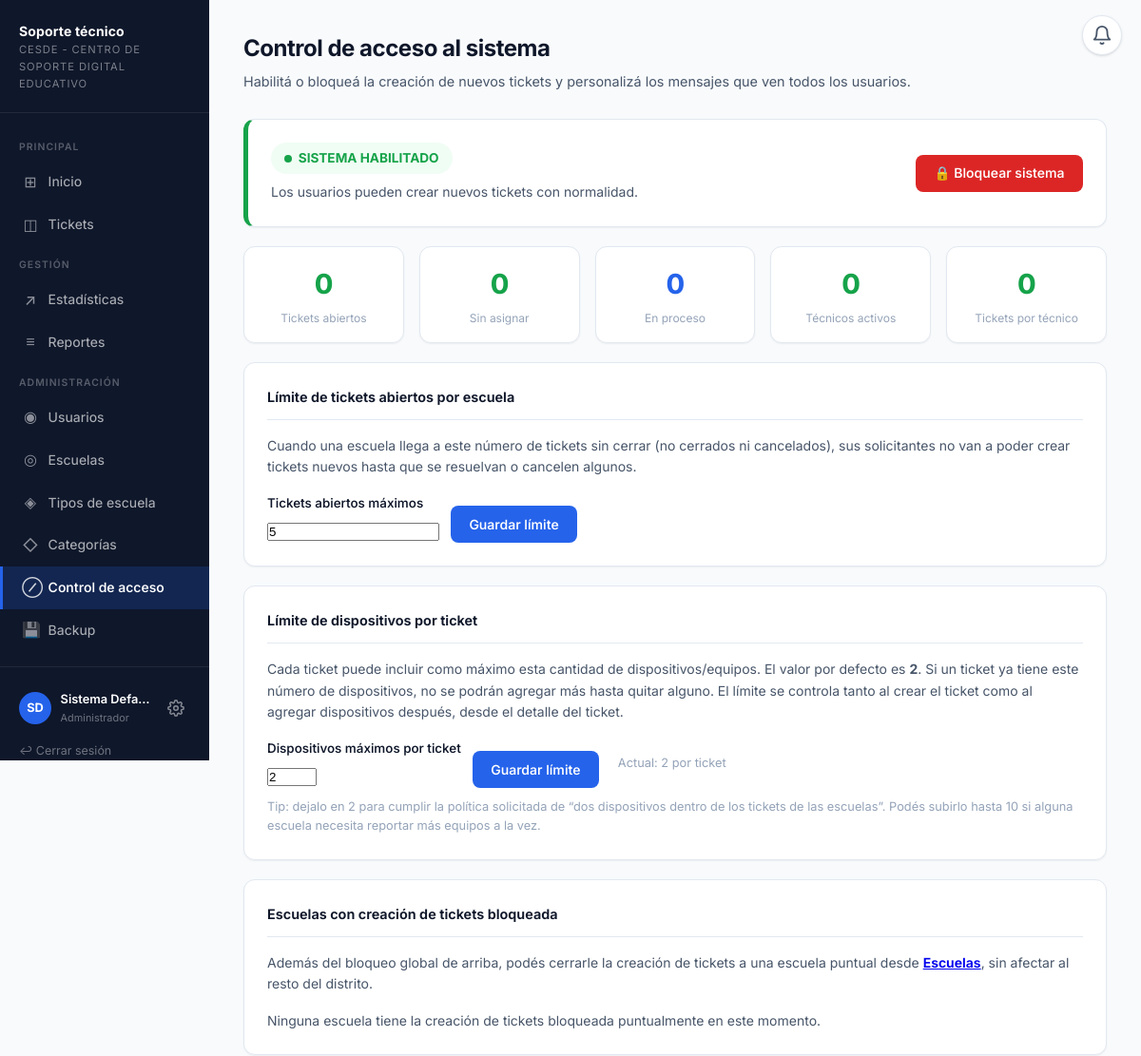
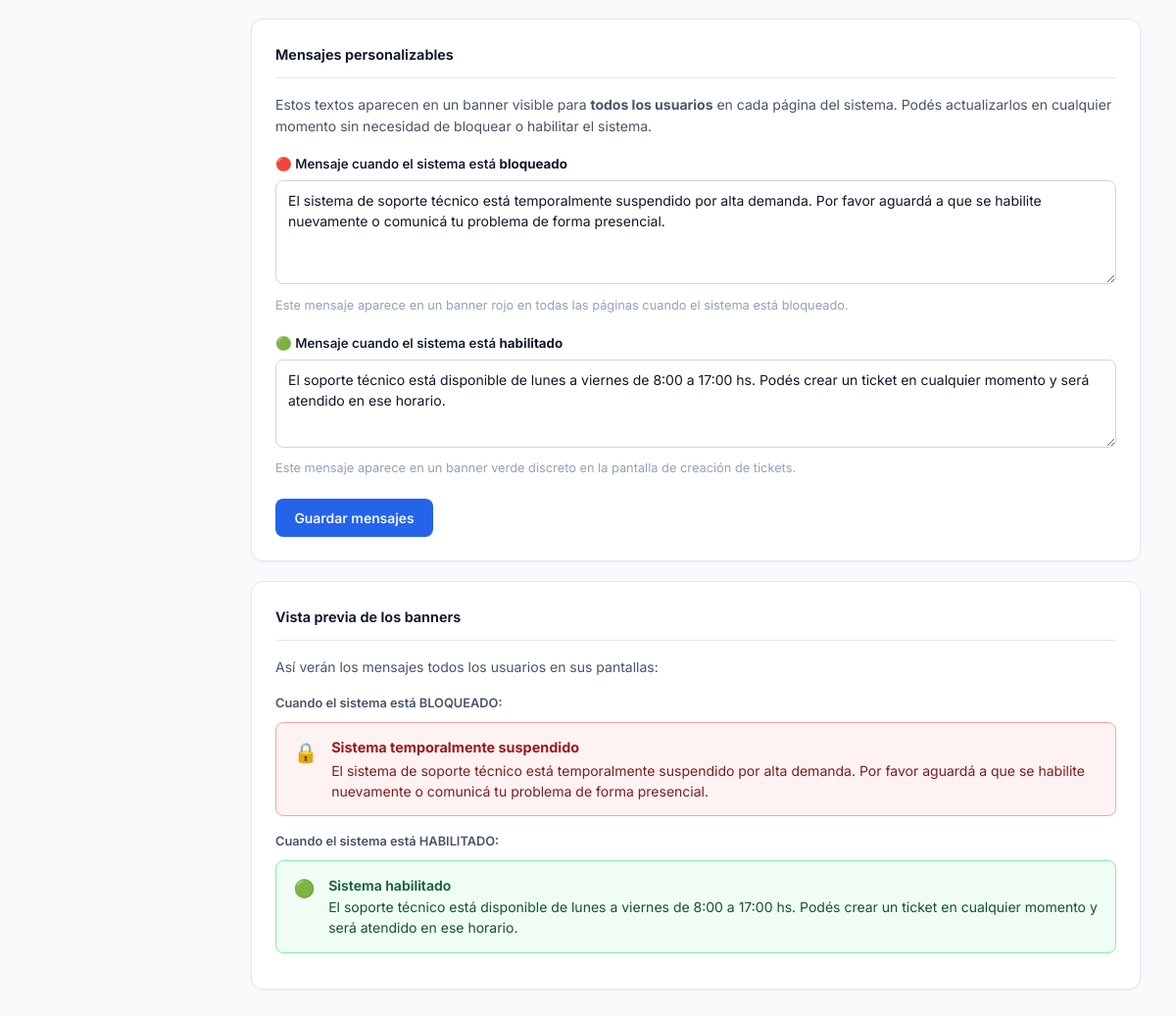
Page /admin_bloqueo.php (signed in) on the committed database (2 pictures, top to bottom).
### tables this page shows
CREATE TABLE configuracion_sistema (
    clave       VARCHAR(80)  NOT NULL PRIMARY KEY,
    valor       TEXT         NULL,
    descripcion VARCHAR(200) NULL,
    actualizado DATETIME     NOT NULL DEFAULT CURRENT_TIMESTAMP ON UPDATE CURRENT_TIMESTAMP
);

### config/sesion.php (called while the page is built, shortened)
<?php
function usuarioActual(): ?array
{
    return $_SESSION['usuario'] ?? null;
}
function esRolSoloLectura(string $rol): bool
{
    return $rol === 'lector';
}
function e(?string $texto): string
{
    return htmlspecialchars($texto ?? '', ENT_QUOTES, 'UTF-8');
}
function config(PDO $pdo, string $clave, string $default = ''): string
{
    if (!array_key_exists($clave, $GLOBALS['__cesde_config_cache'])) {
        $stmt = $pdo->prepare('SELECT valor FROM configuracion_sistema WHERE clave = :c');
        $stmt->execute(['c' => $clave]);
        $row = $stmt->fetch();
    }
    return $GLOBALS['__cesde_config_cache'][$clave];
}
function ticketsBloqueados(PDO $pdo): bool
{
    return config($pdo, 'tickets_bloqueados', '0') === '1';
}
function limiteTicketsAbiertosEscuela(PDO $pdo): int
{
    return (int) config($pdo, 'limite_tickets_abiertos_escuela', '5');
}
function limiteDispositivosPorTicket(PDO $pdo): int
{
    $val = (int) config($pdo, 'limite_dispositivos_por_ticket', '2');
    return $val > 0 ? $val : 2;
}

### public/admin_bloqueo.php (the view, shortened to what this page needs)
<?php
require_once __DIR__ . '/../config/sesion.php';
$pdo     = obtenerConexion();
$usuario = usuarioActual();
$esSoloLectura = esRolSoloLectura($usuario['rol'] ?? '');
$bloqueado = ticketsBloqueados($pdo);
$msgBloqueo     = config($pdo, 'mensaje_bloqueo');
$msgHabilitado  = config($pdo, 'mensaje_habilitado');
$bloqueoFecha   = config($pdo, 'bloqueo_fecha');
$bloqueoResp    = config($pdo, 'bloqueo_responsable');
$limiteActual   = limiteTicketsAbiertosEscuela($pdo);
$limiteDispositivosActual = limiteDispositivosPorTicket($pdo);
$escuelasBloqueadas = $pdo->query(
    "SELECT id, nombre, bloqueo_fecha, bloqueo_responsable
     FROM escuelas WHERE tickets_bloqueados = 1 ORDER BY nombre"
)->fetchAll();
$totalAbiertos  = (int) $pdo->query("SELECT COUNT(*) FROM tickets WHERE estado NOT IN ('cerrado','cancelado')")->fetchColumn();
$totalNuevos    = (int) $pdo->query("SELECT COUNT(*) FROM tickets WHERE estado = 'nuevo'")->fetchColumn();
$totalEnProceso = (int) $pdo->query("SELECT COUNT(*) FROM tickets WHERE estado = 'en_proceso'")->fetchColumn();
$tecnicos       = (int) $pdo->query("SELECT COUNT(*) FROM usuarios WHERE rol='tecnico' AND activo=1")->fetchColumn();
$cargaPromedio  = $tecnicos > 0 ? round($totalAbiertos / $tecnicos, 1) : 0;
require __DIR__ . '/../includes/header.php';
?>
<div class="pagina-header">
    <h1>Control de acceso al sistema</h1>
    <p>Habilitá o bloqueá la creación de nuevos tickets y personalizá los mensajes que ven todos los usuarios.</p>
</div>
<div class="tarjeta" style="border-left: 5px solid <?= $bloqueado ? 'var(--rojo)' : 'var(--verde)' ?>; margin-bottom:1.25rem;">
    <div style="display:flex; align-items:center; gap:1.5rem; flex-wrap:wrap;">
        <div style="flex:1;">
            <div style="display:flex; align-items:center; gap:0.75rem; margin-bottom:0.5rem;">
                <span style="
                    display:inline-flex; align-items:center; gap:0.4rem;
                    padding:0.35rem 0.9rem; border-radius:999px; font-size:0.85rem; font-weight:700;
                    background:<?= $bloqueado ? 'var(--rojo-claro)' : 'var(--verde-claro)' ?>;
                    color:<?= $bloqueado ? 'var(--rojo)' : 'var(--verde)' ?>;">
                    <span style="width:8px;height:8px;border-radius:50%;background:currentColor;display:inline-block;
                                 <?= !$bloqueado ? 'animation:pulse 2s infinite;' : '' ?>"></span>
                    <?= $bloqueado ? 'SISTEMA BLOQUEADO' : 'SISTEMA HABILITADO' ?>
                </span>
            </div>
            <?php if ($bloqueado && $bloqueoFecha): ?>
                <p class="texto-2" style="margin:0;">
                    Bloqueado el <?= date('d/m/Y \a \l\a\s H:i', strtotime($bloqueoFecha)) ?>
                    <?= $bloqueoResp ? " por <strong>" . e($bloqueoResp) . "</strong>" : '' ?>.
                </p>
            <?php elseif (!$bloqueado): ?>
                <p class="texto-2" style="margin:0;">Los usuarios pueden crear nuevos tickets con normalidad.</p>
            <?php endif; ?>
        </div>
        <div style="display:flex; gap:0.75rem; flex-shrink:0;">
            <?php if ($esSoloLectura): ?>
                <button type="button" class="boton boton-secundario" style="margin:0;" disabled>
                    <?= $bloqueado ? '🔒 Sistema bloqueado (solo lectura)' : '✓ Sistema habilitado (solo lectura)' ?>
                </button>
            <?php elseif (!$bloqueado): ?>
                <form method="post" onsubmit="return confirm('¿Confirmar bloqueo? Los usuarios no podrán crear tickets hasta que vuelvas a habilitarlo.')">
                    <button type="submit" class="boton-peligro boton" style="margin:0;">
                        🔒 Bloquear sistema
                    </button>
                </form>
            <?php endif; ?>
        </div>
    </div>
</div>
<div style="display:grid; grid-template-columns:repeat(auto-fit,minmax(140px,1fr)); gap:1rem; margin-bottom:1.25rem;">
    <?php
    $contexto = [
        ['Tickets abiertos',  $totalAbiertos,  $totalAbiertos > 20 ? 'var(--rojo)' : ($totalAbiertos > 10 ? 'var(--amarillo)' : 'var(--verde)')],
        ['Sin asignar',       $totalNuevos,    $totalNuevos > 10 ? 'var(--rojo)' : ($totalNuevos > 5 ? 'var(--amarillo)' : 'var(--verde)')],
        ['En proceso',        $totalEnProceso, 'var(--acento)'],
        ['Técnicos activos',  $tecnicos,       'var(--verde)'],
        ['Tickets por técnico', $cargaPromedio, $cargaPromedio > 8 ? 'var(--rojo)' : ($cargaPromedio > 4 ? 'var(--amarillo)' : 'var(--verde)')],
    ];
    foreach ($contexto as [$label, $valor, $color]): ?>
    <div class="tarjeta" style="margin-bottom:0; padding:1rem 1.1rem; text-align:center;">
        <div style="font-size:1.8rem; font-weight:750; color:<?= $color ?>; letter-spacing:-0.02em;"><?= $valor ?></div>
        <div class="texto-3" style="font-size:0.75rem; margin-top:3px;"><?= $label ?></div>
    </div>
    <?php endforeach; ?>
</div>
<div class="tarjeta">
    <div class="tarjeta-titulo">Límite de tickets abiertos por escuela</div>
    <p class="texto-2" style="margin-bottom:1rem;">
        Cuando una escuela llega a este número de tickets sin cerrar (no cerrados ni cancelados),
        sus solicitantes no van a poder crear tickets nuevos hasta que se resuelvan o cancelen algunos.
    </p>
    <form method="post" style="display:flex; align-items:flex-end; gap:0.75rem; flex-wrap:wrap;">
        <fieldset <?= $esSoloLectura ? 'disabled' : '' ?> style="border:0; padding:0; margin:0; display:flex; align-items:flex-end; gap:0.75rem; flex-wrap:wrap;">
        <div style="min-width:160px;">
            <label for="limite_tickets">Tickets abiertos máximos</label>
            <input type="number" id="limite_tickets" name="limite_tickets" min="1" step="1"
                   value="<?= (int) $limiteActual ?>">
        </div>
        <div class="acciones-fila" style="margin:0;">
            <button type="submit" <?= $esSoloLectura ? 'disabled' : '' ?>>Guardar límite</button>
        </div>
        </fieldset>
    </form>
</div>
<div class="tarjeta">
    <div class="tarjeta-titulo">Límite de dispositivos por ticket</div>
    <p class="texto-2" style="margin-bottom:1rem;">
        Cada ticket puede incluir como máximo esta cantidad de dispositivos/equipos. El valor por defecto es <strong>2</strong>.
        Si un ticket ya tiene este número de dispositivos, no se podrán agregar más hasta quitar alguno.
        El límite se controla tanto al crear el ticket como al agregar dispositivos después, desde el detalle del ticket.
    </p>
    <form method="post" style="display:flex; align-items:flex-end; gap:0.75rem; flex-wrap:wrap;">
        <fieldset <?= $esSoloLectura ? 'disabled' : '' ?> style="border:0; padding:0; margin:0; display:flex; align-items:flex-end; gap:0.75rem; flex-wrap:wrap;">
        <div style="min-width:160px;">
            <label for="limite_dispositivos">Dispositivos máximos por ticket</label>
            <input type="number" id="limite_dispositivos" name="limite_dispositivos" min="1" max="10" step="1"
                   value="<?= (int) $limiteDispositivosActual ?>">
        </div>
        <div class="acciones-fila" style="margin:0;">
            <button type="submit" <?= $esSoloLectura ? 'disabled' : '' ?>>Guardar límite</button>
        </div>
        </fieldset>
        <span class="texto-3" style="align-self:center; margin-left:0.5rem;">Actual: <?= (int)$limiteDispositivosActual ?> por ticket</span>
    </form>
    <p class="texto-3" style="margin-top:0.6rem;">
        Tip: dejalo en 2 para cumplir la política solicitada de “dos dispositivos dentro de los tickets de las escuelas”.
        Podés subirlo hasta 10 si alguna escuela necesita reportar más equipos a la vez.
    </p>
</div>
<div class="tarjeta">
    <div class="tarjeta-titulo">Escuelas con creación de tickets bloqueada</div>
    <p class="texto-2" style="margin-bottom:1rem;">
        Además del bloqueo global de arriba, podés cerrarle la creación de tickets a una escuela puntual
        desde <a href="admin_escuelas.php" style="font-weight:650;">Escuelas</a>, sin afectar al resto del distrito.
    </p>
    <?php if ($escuelasBloqueadas): ?>
        <div class="tabla-wrap">
        <table>
            <thead><tr><th>Escuela</th><th>Bloqueada desde</th><th>Responsable</th><th></th></tr></thead>
            <tbody>
            <?php foreach ($escuelasBloqueadas as $esc): ?>
                <tr>
                    <td class="negrita"><?= e($esc['nombre']) ?></td>
                    <td class="texto-2"><?= $esc['bloqueo_fecha'] ? date('d/m/Y H:i', strtotime($esc['bloqueo_fecha'])) : '—' ?></td>
                    <td class="texto-2"><?= e($esc['bloqueo_responsable'] ?? '—') ?></td>
                    <td><a href="admin_escuelas.php" class="boton boton-secundario boton-sm">Gestionar</a></td>
                </tr>
            <?php endforeach; ?>
            </tbody>
        </table>
        </div>
    <?php else: ?>
        <p class="texto-2">Ninguna escuela tiene la creación de tickets bloqueada puntualmente en este momento.</p>
    <?php endif; ?>
</div>
<div class="tarjeta">
    <div class="tarjeta-titulo">Mensajes personalizables</div>
    <p class="texto-2" style="margin-bottom:1rem;">
        Estos textos aparecen en un banner visible para <strong>todos los usuarios</strong> en cada página del sistema.
        Podés actualizarlos en cualquier momento sin necesidad de bloquear o habilitar el sistema.
    </p>
    <form method="post">
        <fieldset <?= $esSoloLectura ? 'disabled' : '' ?> style="border:0; padding:0; margin:0;">
        <label for="msg_bloqueo">
            🔴 Mensaje cuando el sistema está <strong>bloqueado</strong>
        </label>
        <textarea id="msg_bloqueo" name="mensaje_bloqueo" rows="4"
                  placeholder="Explicá a los usuarios por qué no pueden crear tickets y qué deben hacer..."><?= e($msgBloqueo) ?></textarea>
        <p class="texto-3" style="margin-top:0.25rem;">
            Este mensaje aparece en un banner rojo en todas las páginas cuando el sistema está bloqueado.
        </p>
        <label for="msg_habilitado">
            🟢 Mensaje cuando el sistema está <strong>habilitado</strong>
        </label>
        <textarea id="msg_habilitado" name="mensaje_habilitado" rows="3"
                  placeholder="Informá el horario de atención, tiempos de respuesta esperados..."><?= e($msgHabilitado) ?></textarea>
        <p class="texto-3" style="margin-top:0.25rem;">
            Este mensaje aparece en un banner verde discreto en la pantalla de creación de tickets.
        </p>
        <div class="acciones-fila">
            <button type="submit" <?= $esSoloLectura ? 'disabled' : '' ?>>Guardar mensajes</button>
        </div>
        </fieldset>
    </form>
</div>
<div class="tarjeta">
    <div class="tarjeta-titulo">Vista previa de los banners</div>
    <p class="texto-2" style="margin-bottom:1rem;">Así verán los mensajes todos los usuarios en sus pantallas:</p>
    <p style="font-size:0.8rem; font-weight:600; color:var(--texto-2); margin-bottom:0.5rem;">Cuando el sistema está BLOQUEADO:</p>
    <div class="banner-sistema banner-bloqueado" style="margin-bottom:1rem;">
        <span class="banner-icono">🔒</span>
        <div class="banner-cuerpo">
            <strong>Sistema temporalmente suspendido</strong>
            <span id="preview_bloqueo"><?= e($msgBloqueo) ?></span>
        </div>
    </div>
    <p style="font-size:0.8rem; font-weight:600; color:var(--texto-2); margin-bottom:0.5rem;">Cuando el sistema está HABILITADO:</p>
    <div class="banner-sistema banner-habilitado">
        <span class="banner-icono">🟢</span>
        <div class="banner-cuerpo">
            <strong>Sistema habilitado</strong>
            <span id="preview_habilitado"><?= e($msgHabilitado) ?></span>
        </div>
    </div>
</div>
<?php require __DIR__ . '/../includes/footer.php'; ?>

### rows in the picture
configuracion_sistema: limite_tickets "5"
configuracion_sistema: limite_dispositivos "2", valor "2"
configuracion_sistema: mensaje_bloqueo "El sistema de soporte técnico está temporalmente suspendido por alta demanda. Por favor aguardá a que se habilite nuevamente o comunicá tu problema de forma presencial.", valor "El sistema de soporte técnico está temporalmente suspendido por alta demanda. Por favor aguardá a que se habilite nuevamente o comunicá tu problema de forma presencial."
configuracion_sistema: mensaje_habilitado "El soporte técnico está disponible de lunes a viernes de 8:00 a 17:00 hs. Podés crear un ticket en cualquier momento y será atendido en ese horario.", valor "El soporte técnico está disponible de lunes a viernes de 8:00 a 17:00 hs. Podés crear un ticket en cualquier momento y será atendido en ese horario."

### other values in the picture
$icono "⊞ ◫ ↗ ≡ ◉ ◎ ◈ ◇ ⊘ 💾"
$etiqueta "Inicio Tickets Estadísticas Reportes Usuarios Escuelas Tipos de escuela Categorías Control de acceso Backup"
$iniciales "SD"
$usuario['nombre'] . ' ' . $usuario['apellido'] "Sistema Default"
$etiquetasRol[$usuario['rol']] "Administrador"
$valor "0"
$label "Tickets abiertos"
$label "Sin asignar"
$label "En proceso"
$label "Técnicos activos"
$label "Tickets por técnico"
